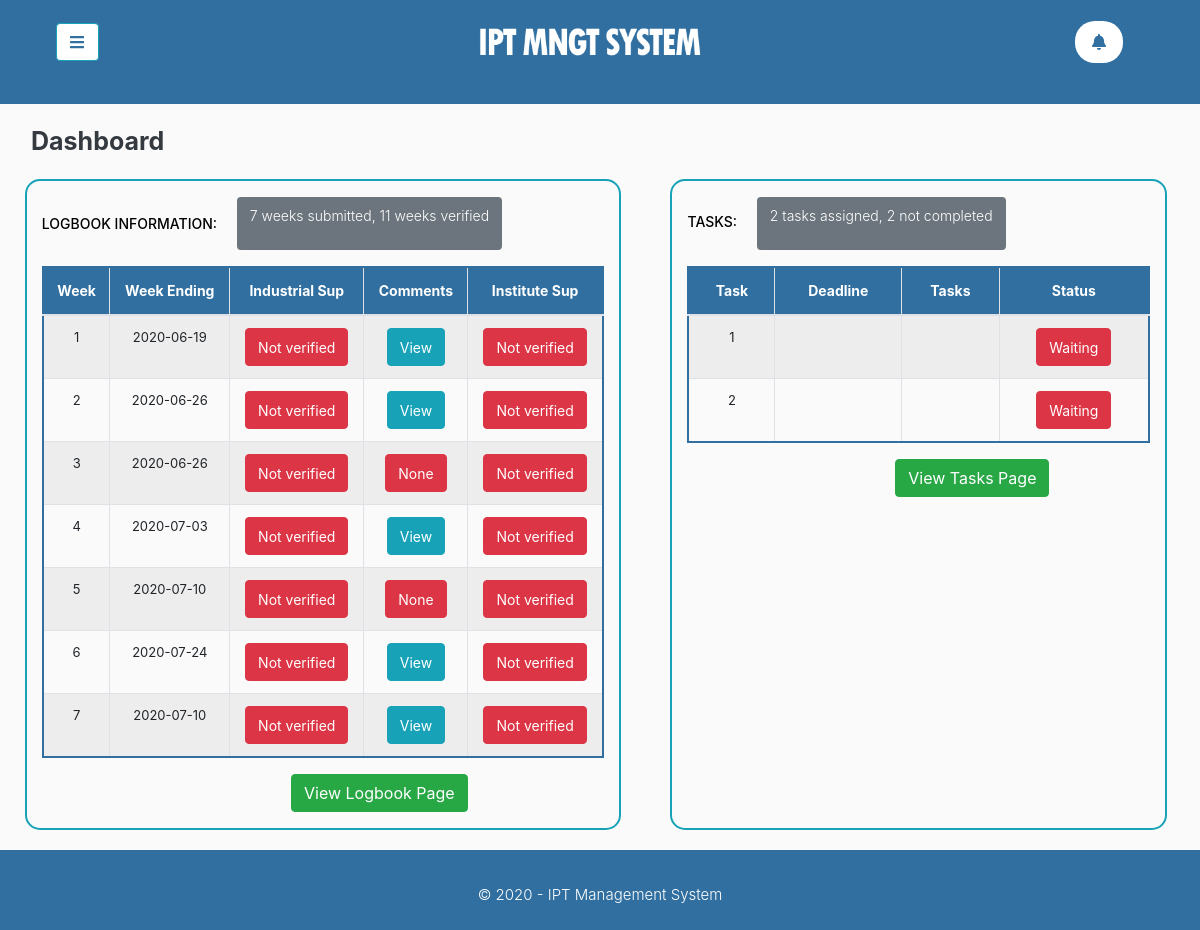
The app's page /Institute_Supervisor/main/index.php (signed in) with its own data.
### tables this page shows
CREATE TABLE `logbook_entries` (
  `entryNumber` int(11) NOT NULL,
  `userID` int(11) DEFAULT NULL,
  `weekNumber` int(11) DEFAULT NULL,
  `weekStart` varchar(11) DEFAULT NULL,
  `weekEnds` varchar(11) DEFAULT NULL,
  `monEntry` varchar(500) DEFAULT NULL,
  `tueEntry` varchar(500) DEFAULT NULL,
  `wedEntry` varchar(500) DEFAULT NULL,
  `thurEntry` varchar(500) DEFAULT NULL,
  `friEntry` varchar(500) DEFAULT NULL,
  `satEntry` varchar(500) DEFAULT NULL,
  `monhr` varchar(255) NOT NULL,
  `tuehr` varchar(255) NOT NULL,
  `wedhr` varchar(255) NOT NULL,
  `thurhr` varchar(255) NOT NULL,
  `frihr` varchar(255) NOT NULL,
  `sathr` varchar(255) NOT NULL,
  `week_Entry` text DEFAULT NULL,
  `week_picture` varchar(255) DEFAULT NULL,
  `indSup_comments` varchar(500) DEFAULT NULL,
  `indSup_verifystatus` int(11) DEFAULT NULL,
  `instSup_verifystatus` int(11) DEFAULT NULL,
  `year_of_study` int(11) DEFAULT NULL,
  `entry_status` int(11) DEFAULT NULL,
  `last_submission` varchar(255) DEFAULT NULL
);

### Institute_Supervisor/main/index.php (the view, shortened to what this page needs)
<?php
    include '../phpIncludes/header.php';
    $current_userID = $_SESSION ['StudentID'];
    $sql_logbook = "SELECT * FROM logbook_entries WHERE userID = '$current_userID'";
    $run = $conn -> query($sql_logbook);
    $logbook_number_rows = mysqli_num_rows ($run);
    $sql_statusCheck = "SELECT * FROM logbook_entries WHERE userID = '$current_userID' AND indSup_verifystatus = '0' OR indSup_verifystatus = '' AND entry_status = '1'";
    $run_statusCheck = $conn -> query ($sql_statusCheck);
    $status_notVerified = mysqli_num_rows ($run_statusCheck);
    $sql_taskCheck = "SELECT * FROM task_info WHERE StudentID = '$current_userID'";
    $run_taskStatus = $conn -> query ($sql_taskCheck);
    $number_tasks = mysqli_num_rows ($run_taskStatus);
    $sql_taskCheck_status = "SELECT * FROM task_info WHERE StudentID = '$current_userID' AND task_status = '0'";
    $run_taskStatus_not = $conn -> query ($sql_taskCheck_status);
    $number_tasks_notDone = mysqli_num_rows ($run_taskStatus_not);
?>
        <div class='' id="content">
            <div class="container-fluid">
                <div class="row pr-2">
                    <div class="col-lg-12 col-12 ml-auto mr-auto" >
                        <div class="row">
                            <div class="col-lg-12 ml-auto mt-3">
                            <p class="ml-lg-3" style="font-size: 25px; font-weight: bold; color:#343A40;">Dashboard </p>
                            </div>
                            <div class="col-lg-6 col-12 table-responsive ml-auto mr-auto" style="border: 2px solid #17A2B8; border-radius: 15px;">
                               <p style="color:black; font-weight:500;" class="mt-3"> <span id='btn_txt'>LOGBOOK INFORMATION: </span>
                               <button class='ml-3 btn' style='background-color: #6C757D'>
                               <?php
                                   echo"
                               <p style='color:white; font-size:14px;'>".$logbook_number_rows." weeks submitted, ".$status_notVerified." weeks verified</p>
                               ";?>
                               </button>
                               </p>
                                <table class="table table-hover text-nowrap table-bordered table-striped text-center" style="border: 2px solid #306FA0; font-size: 13px; border-radius: 20px;">
                  <thead style='background-color: #306FA0; color:white;'>
                    <tr>
                      <th><span id='hd_txt'>Week</span></th>
                      <th><span id='hd_txt'>Week Ending</span></th>
                      <th><span id='hd_txt'>Industrial Sup</span></th>
                      <th><span id='hd_txt'>Comments</span></th>
                      <th><span id='hd_txt'>Institute Sup</span></th>
                    </tr>
                  </thead>
                   <tbody>
                   <?php
                       $loop = 1;
                       while ($loop <= $logbook_number_rows){
                           $get_specific_week = "SELECT * FROM logbook_entries WHERE userID = '$current_userID' AND weekNumber = '$loop'";
                           $run_query = $conn -> query ($get_specific_week);
                           $run_res = $run_query -> fetch_assoc();
                           echo "
                           <tr>
                              <td>".$run_res['weekNumber']."</td>
                              <td>".$run_res['weekEnds']."</td>";
                           if (($run_res['indSup_verifystatus'] == '0') || ($run_res['indSup_verifystatus'] == '')) {
                               echo "<td><button class='btn btn-danger'><span id='btn_txt'>Not verified</span></button></td>";
                           }
                           if ($run_res['indSup_comments'] == ''){
                               echo"<td><button class='btn btn-danger' readonly><span id='btn_txt'>None</span></button></td>";
                           }
                           if ($run_res['indSup_comments'] != ''){
                               echo"<td><button class='btn btn-info'><span id='btn_txt'>View</span></button></td>";
                           }
                           if (($run_res['instSup_verifystatus'] == '0') || ($run_res['instSup_verifystatus'] == '')) {
                               echo"<td><button class='btn btn-danger'><span id='btn_txt'>Not verified</span></button></td>";
                           }
                           $loop = $loop + 1;
                       }
                    ?>
                  </tbody>
                </table>
                           <div class="col-lg-2 ml-auto mr-auto">
                        <button class=" btn btn-success mb-3" onclick="window.location.href='../pages/logbook.php';"> View Logbook Page </button>
                           </div>
                            </div>
                        <div class="col-lg-5 col-12 table-responsive mr-auto ml-auto col-mt-5" style="border: 2px solid #17A2B8; border-radius: 15px;">
                               <p style="color:black; font-weight:500;" class="mt-3"> <span id='btn_txt'>TASKS:
                               <button class='ml-3 btn' style='background-color: #6C757D'>
                               <?php
                                   echo"
                               <p style='color:white; font-size:14px;'>".$number_tasks." tasks assigned, ".$number_tasks_notDone." not completed</p>
                               ";?>
                               </button>
                                <table class="table table-hover text-nowrap table-bordered table-striped text-center" style="border: 2px solid #306FA0; font-size: 13px; border-radius: 20px;">
                  <thead style='background-color: #306FA0; color:white; border: 2px solid #306FA0;'>
                    <tr>
                      <th><span id='hd_txt'>Task </span></th>
                      <th><span id='hd_txt'>Deadline</span></th>
                      <th><span id='hd_txt' style=''>Tasks</span></th>
                      <th><span id='hd_txt'>Status</span></th>
                    </tr>
                  </thead>
                   <tbody>
                   <?php
                       $loop2 = 1;
                       while ($loop2 <= $number_tasks){
                           $get_task = "SELECT * FROM task_info WHERE StudentID = '$current_userID' AND task_id ='$loop2' ORDER BY deadline";
                           $run_task_query = $conn -> query ($get_task);
                           $res_tasks = $run_task_query -> fetch_assoc();
                           echo "
                           <tr>
                              <td>".$loop2."</td>
                              <td>".$res_tasks['deadline']."</td>"
                               ;
                           if ((strlen($res_tasks['tasks'])) < 30){
                               echo "<td>".$res_tasks['tasks']."</td>";
                           }else {
                               echo "<td style='width: 200px; overflow:hidden; display:inline-block; text-overflow: ellipsis; white-space: nowrap;'>".$res_tasks['tasks']."</td>";
                           }
                           if (($res_tasks['task_status'] == '0') || ($res_tasks['task_status'] == '')) {
                               echo "<td>
                               <button class='btn btn-danger'><span id='btn_txt'>Waiting</span></button>
                               </td>";
                           }
                           $loop2 = $loop2 + 1;
                       }
                    ?>
                  </tbody>
                </table>
                           <div class="col-lg-2 ml-auto mr-auto">
                        <button class=" btn btn-success mb-3" onclick="window.location.href='../pages/tasks.php';"> View Tasks Page </button>
                           </div>
                            </div>
                        </div>
                    </div>
                </div>
            </div>
        </div>
    </div>
<?php
    include '../phpIncludes/footer2.php';
?>

### Institute_Supervisor/styles/sidebar.css (style rules this page uses)
body { background: #fafafa; }
p { font-size: 1.1em; font-weight: 300; line-height: 1.7em; color: #999; }

### Institute_Supervisor/main/index.php (style rules this page uses)
.table { border: 0.5px solid #000000; }
#btn_txt { font-size: 14px; }
#hd_txt { font-size: 14px; }

### records on screen
logbook_entries: weekNumber "1", weekEnds "2020-06-19", indSup_verifystatus "Not verified", shows "View", instSup_verifystatus "Not verified"
logbook_entries: weekNumber "2", weekEnds "2020-06-26", indSup_verifystatus "Not verified", shows "View", instSup_verifystatus "Not verified"
logbook_entries: weekNumber "3", weekEnds "2020-06-26", indSup_verifystatus "Not verified", indSup_comments "None", instSup_verifystatus "Not verified"
logbook_entries: weekNumber "4", weekEnds "2020-07-03", indSup_verifystatus "Not verified", shows "View", instSup_verifystatus "Not verified"
logbook_entries: weekNumber "5", weekEnds "2020-07-10", indSup_verifystatus "Not verified", indSup_comments "None", instSup_verifystatus "Not verified"
logbook_entries: weekNumber "6", weekEnds "2020-07-24", indSup_verifystatus "Not verified", shows "View", instSup_verifystatus "Not verified"
logbook_entries: weekNumber "7", weekEnds "2020-07-10", indSup_verifystatus "Not verified", indSup_comments "View", instSup_verifystatus "Not verified"

### other values on screen
$logbook_number_rows "7"
$status_notVerified "11"
$number_tasks "2"
$number_tasks_notDone "2"
